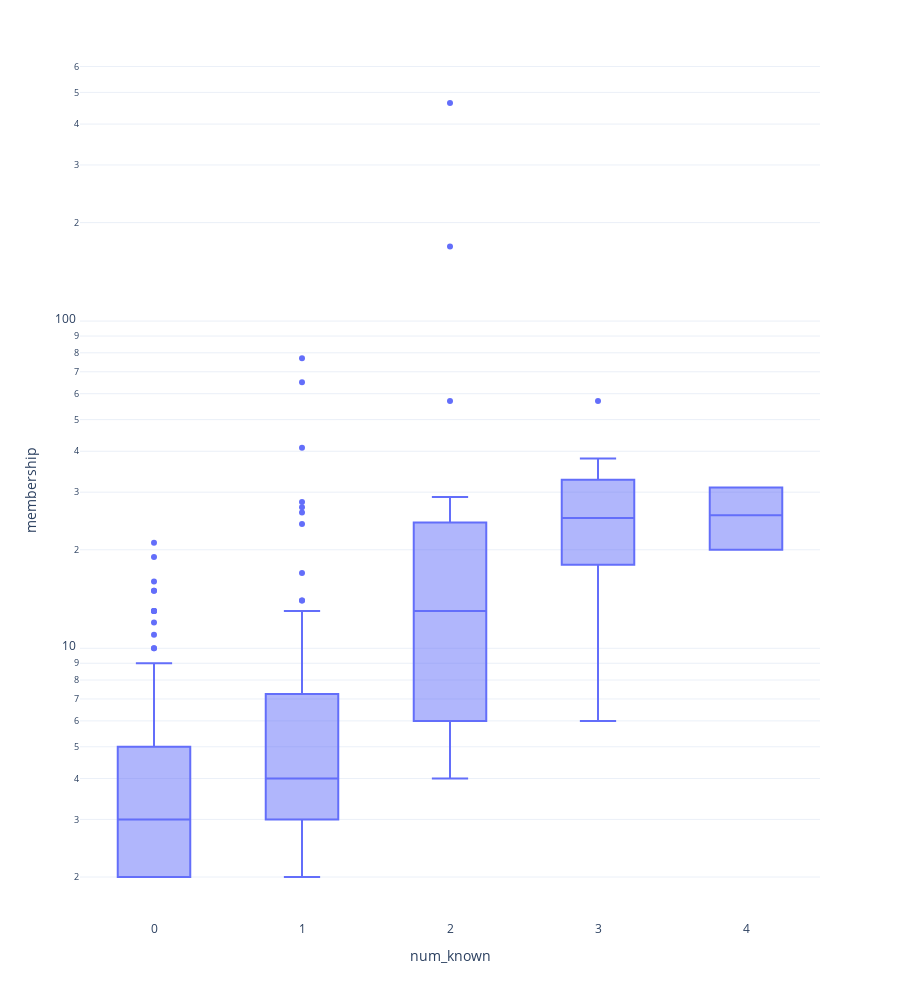

This figure's notebook cell:
### Markdown cell above
## Membership size of nodes with number of motifs found

### Code cell
fig = px.box(
    known_frame, x = 'num_known', y = 'membership',
    log_y=True, hover_name='clique_idx'
)

fig.update_layout(height = 1000)

### Figure 1 — Plotly figure (JSON) as saved in the notebook; plotly's stock layout.template omitted (floating-point values rounded to 4 significant figures; data arrays with more than 128 entries replaced by an {"elided": "..."} marker saying what was removed)
{"data": [{"alignmentgroup": "True", "hoverlabel": {"namelength": 0}, "hovertemplate": "<b>%{hovertext}</b><br><br>num_known=%{x}<br>membership=%{y}", "hovertext": {"elided": "293 int values"}, "legendgroup": "", "marker": {"color": "#636efa"}, "name": "", "notched": false, "offsetgroup": "", "orientation": "v", "showlegend": false, "type": "box", "x": {"elided": "293 int values"}, "x0": " ", "xaxis": "x", "y": {"elided": "293 int values"}, "y0": " ", "yaxis": "y"}], "layout": {"boxmode": "group", "height": 1000, "legend": {"tracegroupgap": 0}, "margin": {"t": 60}, "xaxis": {"anchor": "y", "domain": [0, 1], "title": {"text": "num_known"}}, "yaxis": {"anchor": "x", "domain": [0, 1], "title": {"text": "membership"}, "type": "log"}}}
